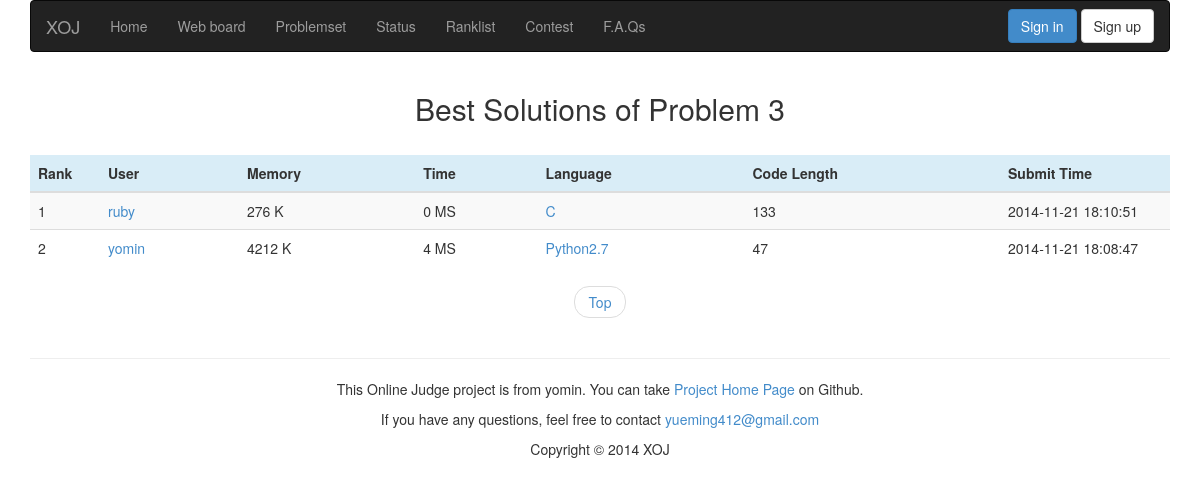
The app's page /problemstatus/?pid=3 with its own data.
### appfile/models.py (models this page shows, shortened)
class Submit(db.Model):
    runid = db.Column(db.Integer, primary_key = True)
    userid = db.Column(db.String(22))
    pid = db.Column(db.Integer)
    result = db.Column(db.String(22), default = 'Pending')
    memory_used = db.Column(db.Integer, default = None)
    time_used = db.Column(db.Integer, default = None)
    language = db.Column(db.String(22))
    src = db.Column(db.Text)
    length = db.Column(db.Integer)
    submit_time = db.Column(db.String(22))
    ce_error = db.Column(db.Text, default = None)

### appfile/views.py (the view)
@app.route('/problemstatus/')
def problemstatus():
    pid = request.args.get('pid')
    page = request.args.get('page')
    if not page:
        page = 1
    else:
        page = int(page)
    solution_list = Submit.query.filter_by(pid = pid, result = 'Accepted').order_by(Submit.time_used, Submit.memory_used).group_by(Submit.userid).paginate(page, MAX_SUBMIT_NUM_ONE_PAGE, False)
    return render_template('problemstatus.html', pid = pid, page = page, solution_list = solution_list, MAX_SUBMIT_NUM_ONE_PAGE = MAX_SUBMIT_NUM_ONE_PAGE)

### appfile/views.py (called while the page is built)
@app.before_request
def before_request():
    g.user = current_user
    if g.user.is_authenticated():
        g.url = url_for('userinfo',userid = g.user.userid)

### appfile/templates/problemstatus.html (shortened to what this page needs)
{% extends "base.html" %}
{% block content %}
<div class="container">
    <center><h2> Best Solutions of Problem {{ pid }} </h2></center>
    <br>
    <table class="table table-striped table-hover">
        <thead>
        <tr class="info">
            <th width="70px"> Rank </th>
            <th width="139px"> User </th>
            <th> Memory </th>
            <th> Time </th>
            <th> Language </th>
            <th> Code Length </th>
            <th width="170px"> Submit Time </th>
        </tr>
        </thead>
        <tbody>
        {% for solution in solution_list.items %}
        <tr>
            <td> {{ MAX_SUBMIT_NUM_ONE_PAGE * (page - 1) + solution_list.items.index(solution) + 1 }} </td>
            <td><a href={{ url_for('userinfo', userid = solution.userid) }} target="_blank"> {{ solution.userid }} </a></td>
            <td> {{ solution.memory_used }} K </td>
            <td> {{ solution.time_used }} MS </td>
            <td><a href={{ url_for('viewcode', runid = solution.runid) }} target="_blank"> {{ solution.language }} </a></td>
            <td> {{ solution.length }} </td>
            <td> {{ solution.submit_time }} </td>
        </tr>
        {% endfor %}
        </tbody>
    </table>
    <ul class="pager">
        <li>
            <a href={{ url_for('problemstatus', pid = pid) }}>Top</a>
        </li>
    </ul>
</div>
{% endblock %}

### appfile/static/css/style.css (style rules this page uses)
a:link { text-decoration: none; }

### records on screen
Submit: items "1", userid "ruby", memory_used "276", time_used "0", language "C", length "133", submit_time "2014-11-21 18:10:51"
Submit: runid "2", userid "yomin", memory_used "4212", time_used "4", language "Python2.7", length "47", submit_time "2014-11-21 18:08:47"

### other values on screen
{{ pid }} "3"
